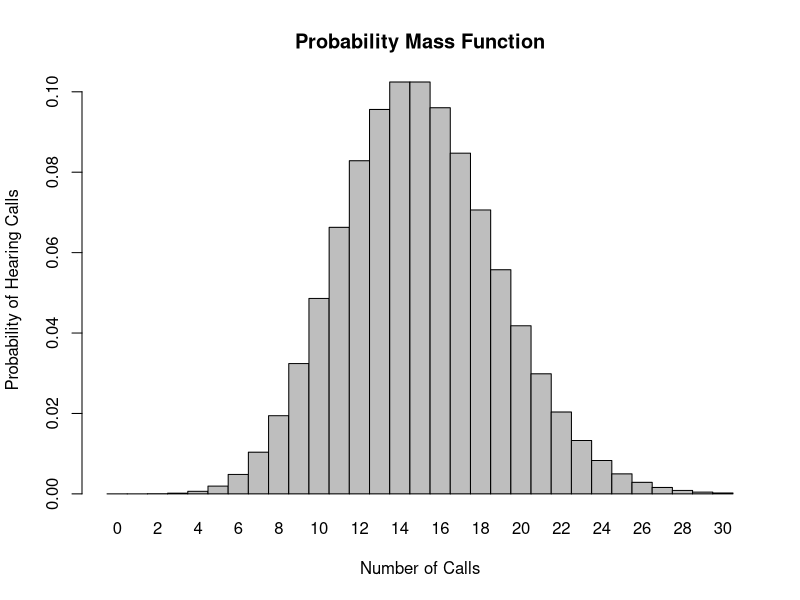

R code for this plot:
## ---- chunk 1
ppois(8, lambda=15, lower=FALSE)
## ---- chunk 2
1-ppois(0, lambda=15, lower=FALSE)
ppois(0, lambda=15)
## ---- chunk 3
ppois(3, lambda=15) - ppois(2, lambda=15)
## ---- chunk 4
x <- 0:30
l = 15
probset <- dpois(x = x, lambda = l)
barplot(probset, names.arg = x, space = 0, xlab = "Number of Calls", ylab = "Probability of Hearing Calls", main = "Probability Mass Function")
